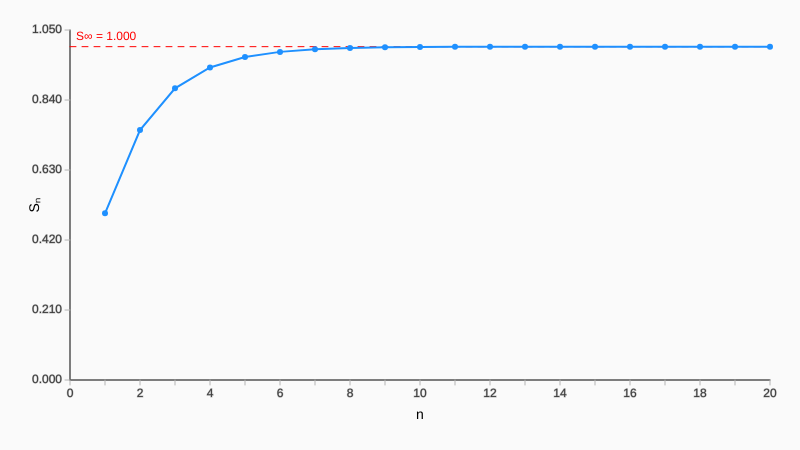
Frame 1 (no input)
Frame 2 (the mouse pressed at the canvas centre, redrawn once): identical to frame 1, image omitted

The p5.js sketch that drew this single still picture (run headless with seeded random() and noise() and a simulated clock; the mouse was pressed at the canvas centre and the sketch redrawn once):

// p5.js sketch
// ── sketch.js
// パラメータ（等比級数  a + ar + ar^2 + ... の初項aと公比r）
const a = 1 / 2;
const r = 1 / 2;
const maxN = 20; // 表示する項数

function setup() {
  createCanvas(800, 450);
  textFont("sans-serif");
  noLoop();
}

function draw() {
  background(250);

  // 事前に部分和を計算して、発散時のスケール用に最大値を把握
  const sums = [];
  let partialSum = 0;
  let maxYData = 0;
  for (let n = 1; n <= maxN; n++) {
    partialSum += a * Math.pow(r, n - 1);
    sums.push({ n, s: partialSum });
    if (partialSum > maxYData) maxYData = partialSum;
  }

  // 余白と座標系設定
  const marginLeft = 70;
  const marginRight = 30;
  const marginTop = 30;
  const marginBottom = 70;

  const plotX0 = marginLeft;
  const plotY0 = height - marginBottom;
  const plotW = width - marginLeft - marginRight;
  const plotH = height - marginTop - marginBottom;

  // 座標軸
  stroke(0);
  strokeWeight(1);
  // x軸
  line(plotX0, plotY0, plotX0 + plotW, plotY0);
  // y軸
  line(plotX0, plotY0, plotX0, plotY0 - plotH);

  // S∞（収束値）とスケール設定
  const convergent = Math.abs(r) < 1;
  const S_inf = convergent ? a / (1 - r) : null;
  const yMin = 0;
  const yMax = convergent ? S_inf * 1.05 : maxYData * 1.1;

  // 軸ラベル
  noStroke();
  fill(0);
  textSize(14);
  textAlign(CENTER, CENTER);
  text("n", plotX0 + plotW / 2, height - marginBottom / 2);
  push();
  translate(marginLeft / 2, plotY0 - plotH / 2);
  rotate(-HALF_PI);
  text("Sₙ", 0, 0);
  pop();

  // 目盛り（x: n = 0..maxN, y: 0..S_inf）
  stroke(180);
  strokeWeight(1);
  textSize(12);
  fill(60);
  textAlign(CENTER, TOP);
  for (let n = 0; n <= maxN; n++) {
    const x = map(n, 0, maxN, plotX0, plotX0 + plotW);
    line(x, plotY0, x, plotY0 + 5);
    if (n % 2 === 0) text(n, x, plotY0 + 8);
  }

  textAlign(RIGHT, CENTER);
  for (let k = 0; k <= 5; k++) {
    const val = lerp(yMin, yMax, k / 5);
    const y = map(val, yMin, yMax, plotY0, plotY0 - plotH);
    line(plotX0 - 5, y, plotX0, y);
    text(nf(val, 1, 3), plotX0 - 8, y);
  }

  // 漸近線 S = S_inf（収束する場合のみ）
  if (convergent) {
    stroke(255, 0, 0);
    strokeWeight(1);
    drawingContext.setLineDash([6, 6]);
    const yAsym = map(S_inf, yMin, yMax, plotY0, plotY0 - plotH);
    line(plotX0, yAsym, plotX0 + plotW, yAsym);
    noStroke();
    fill(255, 0, 0);
    textAlign(LEFT, BOTTOM);
    text("S∞ = " + nf(S_inf, 1, 3), plotX0 + 6, yAsym - 4);
    drawingContext.setLineDash([]);
  }

  // データ点 S_n（n=1..maxN）
  stroke(30, 144, 255);
  strokeWeight(2);
  noFill();
  beginShape();
  for (const p of sums) {
    const x = map(p.n, 0, maxN, plotX0, plotX0 + plotW);
    const y = map(p.s, yMin, yMax, plotY0, plotY0 - plotH);
    vertex(x, y);
  }
  endShape();

  // 各点をマーカーで表示
  fill(30, 144, 255);
  noStroke();
  for (const p of sums) {
    const x = map(p.n, 0, maxN, plotX0, plotX0 + plotW);
    const y = map(p.s, yMin, yMax, plotY0, plotY0 - plotH);
    circle(x, y, 6);
  }
}
